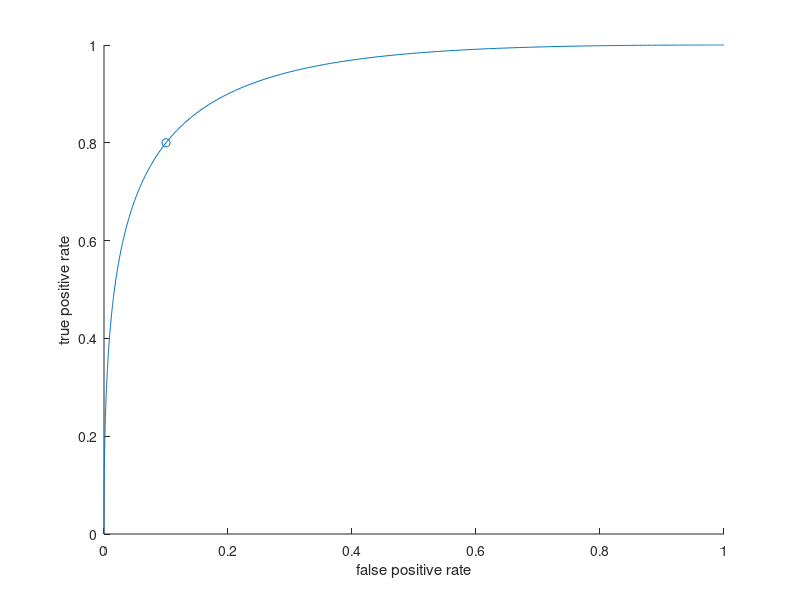

Here is the MATLAB script that generated this plot:
function out = lab3_1()
    data = importdata('lab3_1.mat');
    mu1 = 5;
    mu2 = 7;
    variance = 4;
    sigma = sqrt(variance);
    
    x = -5:0.1:20;
    
    y1 = normpdf(x, mu1, sigma);
    y2 = normpdf(x, mu2, sigma);
%     plot(x, y1, x, y2)
    
    xdc = 10;
    h = 1 - normcdf(xdc, mu2, sigma);
    fa = 1 - normcdf(xdc, mu1, sigma);
    
    fprintf("Probability of a hit with x' = %d: %f\n", xdc, h);
    fprintf("Probability of a false alarm with x' = %d: %f\n", xdc, fa);
    
    
    fprintf("Discriminability with mu = [%d, %d], sigma = %d: %.1f\n", mu1, mu2, sigma, discriminability(mu1, mu2, sigma));
    mu2 = 9;
    fprintf("Discriminability with mu = [%d, %d], sigma = %d: %.1f\n", mu1, mu2, sigma, discriminability(mu1, mu2, sigma));
    d = 3;
    fprintf("mu2 with mu1 = %d, sigma = %d and d' = %d: %.1f\n", mu1, sigma, d, find_mu2(mu1, d, sigma));
    
    cp = 0; % 1 1
    fn = 0; % 1 0
    fp = 0; % 0 1
    cn = 0; % 0 0
    
    for i = 1:size(data(), 1)
        row = data(i, :);
        if row(1) == 1
            if row(2) == 1
                cp = cp + 1;
            elseif row(2) == 0
                fn = fn + 1;
            end
        elseif row(1) == 0
            if row(2) == 1
                fp = fp + 1;
            elseif row(2) == 0
                cn = cn + 1;
            end
        end
    end
    fprintf("h = %d, fn = %d, fa = %d, cn = %d\n", cp, fn, fp, cn);
    fprintf("hit rate = %.3f, fals alarm rate = %.3f\n", cp/(cp+fn), fp/(fp+cn));
    scatter(fp/(fp+cn), cp/(cp+fn))
    
	x_star = -10000:0.1:10000;
    
    d = 2.1231728;
    sigma = 10;
    a = sigma * d;
    x = 1 - normcdf(x_star, 10, sigma);
    y = 1 - normcdf(x_star, 10 + a, sigma);
    hold on
    plot(x, y);
    xlabel("false positive rate");
    ylabel("true positive rate");
%     for d = 2.12317280176:0.00000000001:2.12317280177
%         a = sigma * d;
%         xx = 1 - normcdf(x_star, 10, sigma);
%         yy = 1 - normcdf(x_star, 10 + a, sigma);
%         hold on;
%         plot(xx, yy);
%         xlabel("false positive rate");
%         ylabel("true positive rate");
%     end
   
    
end

function mu2 = find_mu2(mu1, d, sigma)
    mu2 = d * sigma + mu1;
end

function d = discriminability(mu1, mu2, sigma)
    d = abs(mu1 - mu2)/sigma;
end